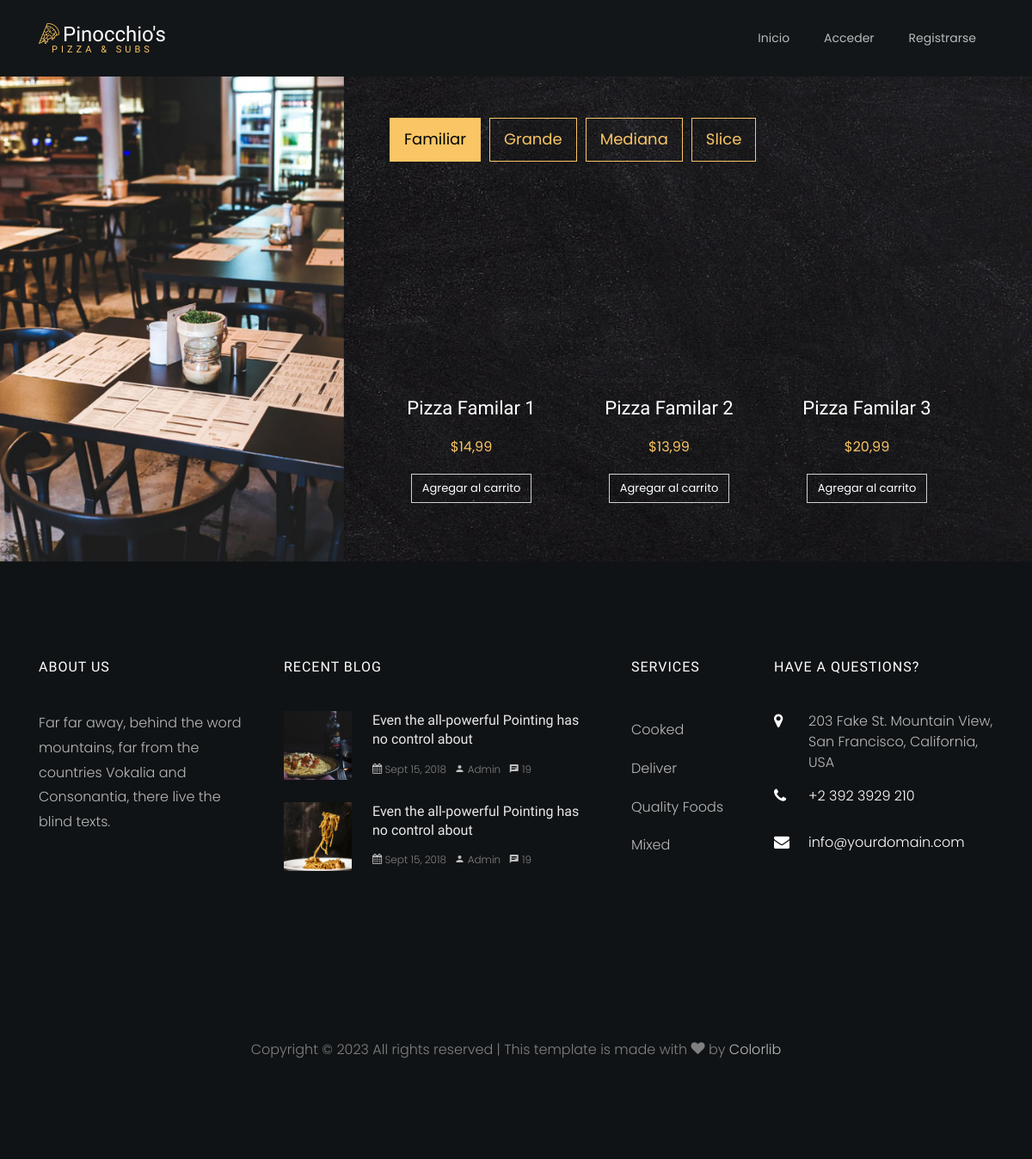
The app's page /menu/ with its own data.
### orders/models.py (models this page shows, shortened)
class Pizza(models.Model):
    id = models.AutoField(primary_key=True)
    name = models.CharField(max_length=255)
    size = models.CharField(max_length=255)
    price = models.DecimalField(max_digits=10, decimal_places=2)
    toppings = models.ManyToManyField('Topping')
    additional_ingredients = models.ManyToManyField('AdditionalIngredient')
    image_url = models.CharField(max_length=255, default='URL_predeterminada')

### orders/views.py (the view)
# urls.py: path('menu/', views.index, name='menu'),
def index(request):
    if request.method == 'POST':
        form = PizzaForm(request.POST)
        if form.is_valid():
            form.save()
            return redirect('menu')
    else:
        form = PizzaForm()
    pizzas = Pizza.objects.all()
    pizzas_familiares = []
    pizzas_grandes = []
    pizzas_medianas = []
    pizzas_slice = []
    for pizza in pizzas:
        if float(pizza.size) >= 12:
            pizzas_familiares.append(pizza)
        elif float(pizza.size) >= 8:
            pizzas_grandes.append(pizza)
        elif float(pizza.size) >= 6:
            pizzas_medianas.append(pizza)
        elif float(pizza.size) >= 4:
            pizzas_slice.append(pizza)
    return render(request, 'menu.html', {
        'pizzas_familiares': pizzas_familiares,
        'pizzas_grandes': pizzas_grandes,
        'pizzas_medianas': pizzas_medianas,
        'pizzas_slice': pizzas_slice,
        'form': form,
    })

### orders/templates/menu.html (shortened to what this page needs)
{% load static %}
<!DOCTYPE html>
<html lang="en">
<head>
    <link rel="stylesheet" href="{% static 'css/open-iconic-bootstrap.min.css' %}">
    <link rel="stylesheet" href="{% static 'css/style.css' %}">
    <link rel="stylesheet" href="{% static 'css/style1.css' %}">
    <link rel="stylesheet" href="{% static 'css/flaticon.css' %}">
    <link rel="stylesheet" href="{% static 'css/owl.carousel.min.css' %}">
    <link rel="stylesheet" href="{% static 'css/animate.css' %}">
    <link rel="stylesheet" href="{% static 'css/owl.theme.default.min.css' %}">
    <link rel="stylesheet" href="{% static 'css/magnific-popup.css' %}">
    <link rel="stylesheet" href="{% static 'css/aos.css' %}">
    <link rel="stylesheet" href="{% static 'css/ionicons.min.css' %}">
    <link rel="stylesheet" href="{% static 'css/bootstrap-datepicker.css' %}">
    <link rel="stylesheet" href="{% static 'css/jquery.timepicker.css' %}">
    <link rel="stylesheet" href="{% static 'css/icomoon.css' %}">
</head>
<body>
    <nav class="navbar navbar-expand-lg navbar-dark ftco_navbar bg-dark ftco-navbar-light" id="ftco-navbar">
        <div class="container">
          <a class="navbar-brand" href="{% url 'start' %}"><span class="flaticon-pizza-1 mr-1"></span>Pinocchio's<br><small>Pizza & Subs</small></a>
                <div class="collapse navbar-collapse" id="ftco-nav">
                  <ul class="navbar-nav ml-auto">
                      <li class="nav-item"><a href="{% url 'start' %}" class="nav-link">Inicio</a></li>
                      {% if user.is_authenticated %}
                          {% if user.is_superuser %}
                              <li class="nav-item"><a href="{% url 'view_orders' %}" class="nav-link">Ver Órdenes</a></li>
                          {% else %}
                            <li class="nav-item active"><a href="{% url 'menu' %}" class="nav-link">Menu</a></li>
                              <li class="nav-item"><a href="{% url 'carrito' %}" class="nav-link">Mi Carrito</a></li>
                              <li class="nav-item"><a href="{% url 'pedidos' %}" class="nav-link">Pedidos</a></li>
                          {% endif %}
                          <li class="nav-item"><a href="{% url 'logout' %}" class="nav-link">Cerrar Sesión</a></li>
                          <li class="nav-item"><a class="nav-link">¡Hola, {{ user.username }}!</a></li>
                      {% else %}
                          <li class="nav-item"><a href="{% url 'login' %}" class="nav-link">Acceder</a></li>
                          <li class="nav-item"><a href="{% url 'register' %}" class="nav-link">Registrarse</a></li>
                      {% endif %}
                  </ul>
              </div>
        </div>
      </nav>
    <section class="ftco-menu">
        <div class="container-fluid">
            <div class="row d-md-flex">
                <div class="col-lg-4 ftco-animate img f-menu-img mb-5 mb-md-0"
                    style="background-image: url({% static 'images/about.jpg' %});">
                </div>
                <div class="col-lg-8 ftco-animate p-md-5">
                    <div class="row">
                        <div class="col-md-12 nav-link-wrap mb-5">
                            <div class="nav ftco-animate nav-pills" id="v-pills-tab" role="tablist"
                                aria-orientation="vertical">
                                <a class="nav-link active" id="v-pills-1-tab" data-toggle="pill" href="#v-pills-1"
                                    role="tab" aria-controls="v-pills-1" aria-selected="true">Familiar</a>
                                <a class="nav-link" id="v-pills-2-tab" data-toggle="pill" href="#v-pills-2" role="tab"
                                    aria-controls="v-pills-2" aria-selected="false">Grande</a>
                                <a class="nav-link" id="v-pills-3-tab" data-toggle="pill" href="#v-pills-3" role="tab"
                                    aria-controls="v-pills-3" aria-selected="false">Mediana</a>
                                <a class="nav-link" id="v-pills-4-tab" data-toggle="pill" href="#v-pills-4" role="tab"
                                    aria-controls="v-pills-4" aria-selected="false">Slice</a>
                            </div>
                        </div>
                        <div class="col-md-12 d-flex align-items-center">
                            <div class="tab-content ftco-animate" id="v-pills-tabContent">
                                <div class="tab-pane fade show active" id="v-pills-1" role="tabpanel" aria-labelledby="v-pills-1-tab">
                                    <div class="row">
                                        {% for pizza in pizzas_familiares %}
                                        <div class="col-md-4">
                                            <div class="menu-wrap custom-product-style">
                                                <a href="#" class="menu-img img mb-4" style="background-image: url({{ pizza.image_url }});"></a>
                                                <div class="text">
                                                    <h3><a href="#">{{ pizza.name }}</a></h3>
                                                    <p class="price"><span>${{ pizza.price }}</span></p>
                                                    <form method="POST" action="{% url 'add_to_cart' pizza.id %}">
                                                        <button type="submit" class="btn btn-white btn-outline-white">Agregar al carrito</button>
                                                    </form>
                                                </div>
                                            </div>
                                        </div>
                                        {% endfor %}
                                    </div>
                                </div>
                            </div>
                        </div>
                    </div>
                </div>
            </div>
        </div>
    </section>
    <footer class="ftco-footer ftco-section img">
        <div class="container">
            <div class="row mb-5">
                <div class="col-lg-3 col-md-6 mb-5 mb-md-5">
                    <div class="ftco-footer-widget mb-4">
                        <h2 class="ftco-heading-2">About Us</h2>
                        <p>Far far away, behind the word mountains, far from the countries Vokalia and Consonantia,
                            there live the blind texts.</p>
                        <ul class="ftco-footer-social list-unstyled float-md-left float-lft mt-5">
                        </ul>
                    </div>
                </div>
                <div class="col-lg-4 col-md-6 mb-5 mb-md-5">
                    <div class="ftco-footer-widget mb-4">
                        <h2 class="ftco-heading-2">Recent Blog</h2>
                        <div class="block-21 mb-4 d-flex">
                            <a class="blog-img mr-4" style="background-image: url(images/image_1.jpg);"></a>
                            <div class="text">
                                <h3 class="heading"><a href="#">Even the all-powerful Pointing has no control about</a>
                                </h3>
                                <div class="meta">
                                    <div><a href="#"><span class="icon-calendar"></span> Sept 15, 2018</a></div>
                                    <div><a href="#"><span class="icon-person"></span> Admin</a></div>
                                    <div><a href="#"><span class="icon-chat"></span> 19</a></div>
                                </div>
                            </div>
                        </div>
                        <div class="block-21 mb-4 d-flex">
                            <a class="blog-img mr-4" style="background-image: url(images/image_2.jpg);"></a>
                            <div class="text">
                                <h3 class="heading"><a href="#">Even the all-powerful Pointing has no control about</a>
                                </h3>
                                <div class="meta">
                                    <div><a href="#"><span class="icon-calendar"></span> Sept 15, 2018</a></div>
                                    <div><a href="#"><span class="icon-person"></span> Admin</a></div>
                                    <div><a href="#"><span class="icon-chat"></span> 19</a></div>
                                </div>
                            </div>
                        </div>
                    </div>
                </div>
                <div class="col-lg-2 col-md-6 mb-5 mb-md-5">
                    <div class="ftco-footer-widget mb-4 ml-md-4">
                        <h2 class="ftco-heading-2">Services</h2>
                        <ul class="list-unstyled">
                            <li><a href="#" class="py-2 d-block">Cooked</a></li>
                            <li><a href="#" class="py-2 d-block">Deliver</a></li>
                            <li><a href="#" class="py-2 d-block">Quality Foods</a></li>
                            <li><a href="#" class="py-2 d-block">Mixed</a></li>
                        </ul>
                    </div>
                </div>
                <div class="col-lg-3 col-md-6 mb-5 mb-md-5">
                    <div class="ftco-footer-widget mb-4">
                        <h2 class="ftco-heading-2">Have a Questions?</h2>
                        <div class="block-23 mb-3">
                            <ul>
                                <li><span class="icon icon-map-marker"></span><span class="text">203 Fake St. Mountain
                                        View, San Francisco, California, USA</span></li>
                                <li><a href="#"><span class="icon icon-phone"></span><span class="text">+2 392 3929
                                            210</span></a></li>
                                <li><a href="#"><span class="icon icon-envelope"></span><span
                                            class="text">info@yourdomain.com</span></a></li>
                            </ul>
                        </div>
                    </div>
                </div>
            </div>
            <div class="row">
                <div class="col-md-12 text-center">
                    Copyright &copy;
                    <script>document.write(new Date().getFullYear());</script> All rights reserved | This template is
                    made with <i class="icon-heart" aria-hidden="true"></i> by <a href="https://colorlib.com"
                        target="_blank">Colorlib</a>
                </div>
            </div>
        </div>
    </footer>
</body>
</html>

### orders/static/css/icomoon.css (style rules this page uses)
[class^="icon-"], [class*=" icon-"] { font-family: 'icomoon' !important; speak: none; font-style: normal; font-weight: normal; font-variant: normal; text-transform: none; line-height: 1; -webkit-font-smoothing: antialiased; -moz-osx-font-smoothing: grayscale; }
.icon-heart:before { content: "\f004"; }
.icon-map-marker:before { content: "\f041"; }
.icon-calendar:before { content: "\f073"; }
.icon-phone:before { content: "\f095"; }
.icon-envelope:before { content: "\f0e0"; }
.icon-chat:before { content: "\e0b7"; }
.icon-person:before { content: "\e7fd"; }

### records on screen
Pizza: name "Pizza Familar 1", price "14,99"
Pizza: name "Pizza Familar 2", price "13,99"
Pizza: name "Pizza Familar 3", price "20,99"
